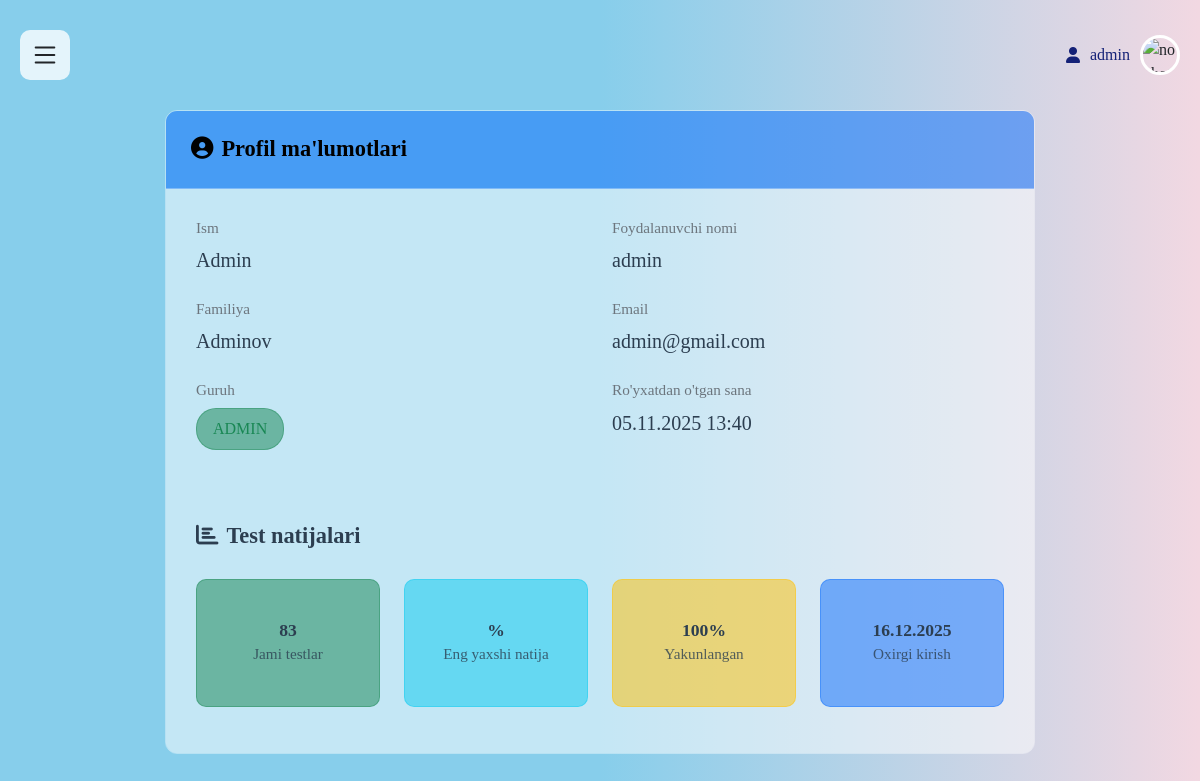
The page /users/profile/ (signed in) on the database its author committed.
### users/models.py (models this page shows, shortened)
class UserProfile(models.Model):
    user = models.OneToOneField(User, on_delete=models.CASCADE, related_name='userprofile')
    first_name = models.CharField(max_length=100, verbose_name='Ism', blank=True)
    last_name = models.CharField(max_length=100, verbose_name='Familiya', blank=True)
    group = models.CharField(max_length=20, verbose_name='Guruh', blank=True, help_text='Masalan: DI-11-24')
    phone = models.CharField(max_length=20, blank=True, verbose_name='Telefon raqam')
    bio = models.TextField(blank=True, verbose_name='Qisqacha ma\'lumot')
    created_at = models.DateTimeField(default=timezone.now)
    class Meta:
        verbose_name = 'Foydalanuvchi profili'
        verbose_name_plural = 'Foydalanuvchi profillari'

### users/views.py (the view)
# urls.py: path('profile/', views.user_profile, name='user_profile'),
@login_required
def profile(request):
    try:
        user_profile = request.user.userprofile
    except UserProfile.DoesNotExist:
        user_profile = UserProfile.objects.create(user=request.user)
        messages.info(request, "Sizning profilingiz yaratildi!")
    test_results = TestResult.objects.filter(user=request.user)
    best_percentage = 0
    if test_results:
        best_percentage = max([result.percentage() for result in test_results])
    if request.method == 'POST':
        form = UserProfileForm(request.POST, instance=user_profile)
        if form.is_valid():
            form.save()
            messages.success(request, 'Profil ma\'lumotlari muvaffaqiyatli yangilandi!')
            return redirect('profile')
    else:
        form = UserProfileForm(instance=user_profile)
    return render(request, 'users/profile.html', {
        'user_profile': user_profile,
        'form': form,
        'test_results': test_results,
        'best_percentage': best_percentage
    })

### app1/models.py (called while the page is built)
    def percentage(self):
        if self.total_questions > 0:
            return (self.score / self.total_questions) * 100
        return 0

### templates/users/profile.html (shortened to what this page needs)
{% extends 'base.html' %}
{% block content %}
<div class="profile-card">
    <div class="profile-card-header">
        <h4 class="mb-0">
            <i class="fas fa-user-circle me-2"></i>Profil ma'lumotlari
        </h4>
    </div>
    <div class="profile-card-body">
        <div class="row profile-info-row">
            <div class="col-md-6">
                <div class="profile-info-section">
                    <h6 class="profile-label mb-2">Ism</h6>
                    <p class="profile-value">{{ user_profile.first_name }}</p>
                </div>
                <div class="profile-info-section">
                    <h6 class="profile-label mb-2">Familiya</h6>
                    <p class="profile-value">{{ user_profile.last_name }}</p>
                </div>
                <div class="profile-info-section">
                    <h6 class="profile-label mb-2">Guruh</h6>
                    <p class="profile-value">
                        <span class="profile-group-badge">{{ user_profile.group }}</span>
                    </p>
                </div>
            </div>
            <div class="col-md-6">
                <div class="profile-info-section">
                    <h6 class="profile-label mb-2">Foydalanuvchi nomi</h6>
                    <p class="profile-value">{{ user.username }}</p>
                </div>
                <div class="profile-info-section">
                    <h6 class="profile-label mb-2">Email</h6>
                    <p class="profile-value">{{ user.email|default:"Kiritilmagan" }}</p>
                </div>
                <div class="profile-info-section">
                    <h6 class="profile-label mb-2">Ro'yxatdan o'tgan sana</h6>
                    <p class="profile-value">{{ user.date_joined|date:"d.m.Y H:i" }}</p>
                </div>
            </div>
        </div>
        <div class="mt-5">
            <h5 class="profile-results-title">
                <i class="fas fa-chart-bar me-2"></i>Test natijalari
            </h5>
            {% with test_results=user.testresult_set.all %}
                {% if test_results %}
                    <div class="row profile-stats-row">
                        <div class="col-md-3 mb-3">
                            <div class="profile-stat-card profile-stat-success text-white text-center">
                                <div class="profile-stat-content">
                                    <h4 class="mb-0">{{ test_results.count }}</h4>
                                    <small>Jami testlar</small>
                                </div>
                            </div>
                        </div>
                        <div class="col-md-3 mb-3">
                            <div class="profile-stat-card profile-stat-info text-white text-center">
                                <div class="profile-stat-content">
                                    <h4 class="mb-0">
                                        {% with best_result=test_results|dictsort:"percentage"|last %}
                                            {{ best_result.percentage|floatformat:1 }}%
                                        {% endwith %}
                                    </h4>
                                    <small>Eng yaxshi natija</small>
                                </div>
                            </div>
                        </div>
                        <div class="col-md-3 mb-3">
                            <div class="profile-stat-card profile-stat-warning text-white text-center">
                                <div class="profile-stat-content">
                                    <h4 class="mb-0">
                                        100%
                                    </h4>
                                    <small>Yakunlangan</small>
                                </div>
                            </div>
                        </div>
                        <div class="col-md-3 mb-3">
                            <div class="profile-stat-card profile-stat-primary text-white text-center">
                                <div class="profile-stat-content">
                                    <h4 class="mb-0">
                                        {% if user.last_login %}
                                            {{ user.last_login|date:"d.m.Y" }}
                                        {% else %}
                                            -
                                        {% endif %}
                                    </h4>
                                    <small>Oxirgi kirish</small>
                                </div>
                            </div>
                        </div>
                    </div>
                {% else %}
                    <div class="profile-alert">
                        <i class="fas fa-info-circle profile-alert-icon"></i>
                        Hozircha test natijalari mavjud emas
                    </div>
                {% endif %}
            {% endwith %}
        </div>
    </div>
</div>
{% endblock %}

### templates/base.html (shortened to what this page needs)
<!DOCTYPE html>
<html lang="uz">
  <head>
    <link
      href="https://cdn.jsdelivr.net/npm/bootstrap@5.1.3/dist/css/bootstrap.min.css"
      rel="stylesheet"
    />
    <link
      href="https://cdnjs.cloudflare.com/ajax/libs/font-awesome/6.0.0/css/all.min.css"
      rel="stylesheet"
    />
  </head>
  <body>
    <section class="contaner_box">
      <section class="hed_main" id="hedMain">
        <header id="heaDer">
          <section class="section_header">
            <div class="logo">
              <svg
                xmlns="http://www.w3.org/2000/svg"
                width="16"
                height="16"
                fill="currentColor"
                viewBox="0 0 16 16"
                id="menu"
              >
                <path
                  fill-rule="evenodd"
                  d="M2.5 12a.5.5 0 0 1 .5-.5h10a.5.5 0 0 1 0 1H3a.5.5 0 0 1-.5-.5m0-4a.5.5 0 0 1 .5-.5h10a.5.5 0 0 1 0 1H3a.5.5 0 0 1-.5-.5m0-4a.5.5 0 0 1 .5-.5h10a.5.5 0 0 1 0 1H3a.5.5 0 0 1-.5-.5"
                />
              </svg>
            </div>
            <div class="profil_img" id="contanerList">
              <span><i class="fas fa-user"></i> {{ user.username }} </span>
              <img
                src="https://img.freepik.com/free-vector/smiling-young-man-illustration_1308-174669.jpg?semt=ais_hybrid&w=740&q=80"
                alt="no photo"
                id="loginBtn"
              />
            </div>
          </section>
        </header>
        <main>
          {% block content %}{% endblock %}
        </main>
      </section>
    </section>
  </body>
</html>

### templates/base.html (style rules this page uses)
* { padding: 0; margin: 0; font-family: "Times New Roman", Times, serif; box-sizing: border-box; }
body { min-height: 100vh; overflow-x: hidden; background: linear-gradient(to right, #87ceeb, #87ceeb, #f2d8e2); }
h4 { font-size: 32px; font-weight: bold; }
h6 { font-weight: bold; }
.contaner_box { display: flex; min-height: 100vh; width: 100%; position: relative; }
.hed_main { flex: 1; padding: 20px; transition: margin-left 0.5s ease; width: 100%; min-height: 100vh; }
header { width: 100%; height: auto; margin-bottom: 20px; }
.section_header { display: flex; justify-content: space-between; align-items: center; width: 100%; height: auto; padding: 10px 0; }
.logo { display: flex; align-items: center; }
.logo svg { width: 50px; height: 50px; cursor: pointer; backdrop-filter: blur(100px); background-color: rgba(255, 255, 255, 0.782); border-radius: 10px; padding: 10px; transition: all 0.5s ease; }
.profil_img { display: flex; align-items: center; gap: 10px; position: relative; z-index: 100; }
.profil_img img { width: 40px; height: 40px; border-radius: 50%; border: 3px solid white; transition: 0.3s ease; cursor: pointer; object-fit: cover; }
.profil_img span { display: flex; gap: 10px; align-items: center; text-decoration: none; border-radius: 10px; transition: 0.3s ease; color: rgb(20, 33, 119); font-size: 16px; font-weight: 500; }

### templates/users/profile.html (style rules this page uses)
@media (min-width: 769px) and (max-width: 1200px) { .profile-card { width: 90%; } }
.profile-card { border: 1px solid rgba(255, 255, 255, 0.4); border-radius: 12px; overflow: hidden; box-shadow: none !important; width: 75%; margin: 0 auto; }
.profile-card-header { background-color: rgba(13, 110, 253, 0.515) !important; border-bottom: 1px solid rgba(255, 255, 255, 0.3); padding: 25px; }
.profile-card-header h4 { color: black !important; font-size: 1.4rem; font-weight: 600; margin: 0; }
.profile-card-body { background-color: rgba(255, 255, 255, 0.515); padding: 30px; }
.profile-info-row { margin-bottom: 30px; }
.profile-info-section { margin-bottom: 25px; }
.profile-label { color: #6c757d !important; font-size: 0.95rem; margin-bottom: 8px; font-weight: 500; }
.profile-value { color: #2c3e50; font-size: 1.25rem; font-weight: 500; margin: 0; }
.profile-group-badge { background-color: rgba(25, 135, 84, 0.515) !important; color: #198754 !important; border: 1px solid rgba(25, 135, 84, 0.4); padding: 8px 16px; font-size: 1rem; border-radius: 20px; font-weight: 500; display: inline-block; }
.profile-results-title { color: #2c3e50; font-size: 1.4rem; font-weight: 600; margin-bottom: 20px; }
.profile-stats-row { margin-top: 30px; }
.profile-stat-card { background-color: rgba(255, 255, 255, 0.515); border: 1px solid rgba(255, 255, 255, 0.4); border-radius: 10px; transition: transform 0.3s ease; padding: 20px; height: 100%; }
.profile-stat-success { background-color: rgba(25, 135, 84, 0.515) !important; border: 1px solid rgba(25, 135, 84, 0.4); }
.profile-stat-info { background-color: rgba(13, 202, 240, 0.515) !important; border: 1px solid rgba(13, 202, 240, 0.4); }
.profile-stat-warning { background-color: rgba(255, 193, 7, 0.515) !important; border: 1px solid rgba(255, 193, 7, 0.4); }
.profile-stat-primary { background-color: rgba(13, 110, 253, 0.515) !important; border: 1px solid rgba(13, 110, 253, 0.4); }
.profile-stat-content { padding: 20px 0; }
.profile-stat-content h4 { font-size: 1.1rem; font-weight: 700; color: #2c3e50; margin-bottom: 5px; }
.profile-stat-content small { color: rgba(44, 62, 80, 0.8); font-size: 0.95rem; }
.profile-card { animation: profileFadeIn 0.5s ease-out; }

### rows shown on the page
UserProfile: first_name "Admin", last_name "Adminov", group "ADMIN"

### other values the page prints
{{ user.username }} "admin"
{{ user.email|default:"Kiritilmagan" }} "admin@gmail.com"
{{ user.date_joined|date:"d.m.Y H:i" }} "05.11.2025 13:40"
{{ test_results.count }} "83"
{{ user.last_login|date:"d.m.Y" }} "16.12.2025"
